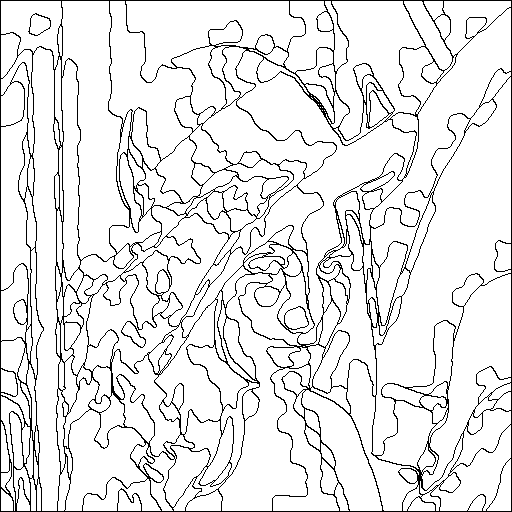
#> input picture tests/assets/lenna_clean.png, 512 x 512 px
$ python cli.py ../../tests/assets/lenna_clean.png out.png
#> lines starting #> are read from the running program, lines starting #| are printed output that depends on the picture
### src/strokemap/generator.py
import os

import cv2
import numpy as np
from PIL import Image, ImageDraw, ImageFont
from skimage.segmentation import slic
from sklearn.cluster import KMeans


class PaintByNumbersGenerator:
    def __init__(
        self,
        difficulty="medium",
        outline_color=(180, 185, 200),
        number_color=(100, 105, 115),
        clean_outline_color=(0, 0, 0),
    ):
        self.difficulty = difficulty.lower()
        self.outline_color = outline_color
        self.number_color = number_color
        self.clean_outline_color = clean_outline_color

        # Difficulty parameters
        if self.difficulty == "easy":
            self.n_segments_base = 800
            self.slic_compactness = 5.0
            self.slic_sigma = 3.0
            self.min_area_fraction = 0.0005
        elif self.difficulty == "hard":
            self.n_segments_base = 4000
            self.slic_compactness = 10.0
            self.slic_sigma = 1.0
            self.min_area_fraction = 0.00005
        else:  # medium
            self.n_segments_base = 2000
            self.slic_compactness = 8.0
            self.slic_sigma = 2.0
            self.min_area_fraction = 0.0002

    def load_image(self, image_path):
        """Loads image, handles transparency, and returns RGB numpy array."""
#> called with image_path = '../../tests/assets/lenna_clean.png'
        # Read with cv2 (BGR)
        img = cv2.imread(image_path, cv2.IMREAD_UNCHANGED)
#> img is the input picture: shape (512, 512, 3); 90.9% white; black in thin lines or dots
        if img is None:
            raise FileNotFoundError(f"Could not load image from {image_path}")

        # Convert BGR/BGRA to RGB
        if len(img.shape) == 3 and img.shape[2] == 4:
            # BGRA to BGR blending with white background
            alpha = img[:, :, 3:] / 255.0
            img = (img[:, :, :3] * alpha + 255.0 * (1.0 - alpha)).astype(np.uint8)
            img = cv2.cvtColor(img, cv2.COLOR_BGR2RGB)
        elif len(img.shape) == 3 and img.shape[2] == 3:
            img = cv2.cvtColor(img, cv2.COLOR_BGR2RGB)
        else:
            # Grayscale to RGB
            img = cv2.cvtColor(img, cv2.COLOR_GRAY2RGB)

        return img

    def preprocess_image(self, img):
        """Applies median filtering to remove noise before segmentation."""
        # Using a small median filter, cv2.medianBlur is very fast
        ksize = 5 if self.difficulty == "easy" else 3
        return cv2.medianBlur(img, ksize)
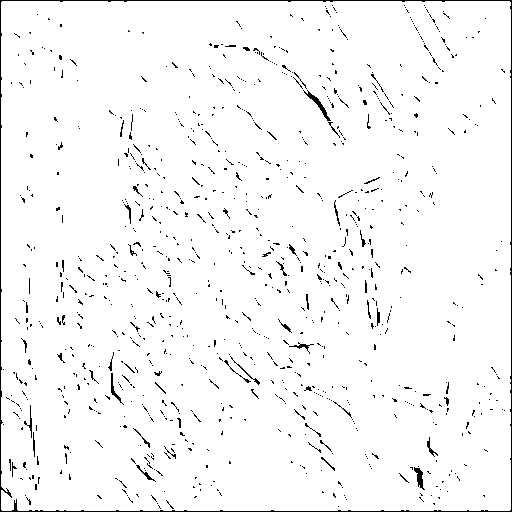
#> returned value: shape (512, 512, 3); 96.9% white; black in thin lines or dots

    def quantize_colors(self, img, n_colors):
        """Segments image using SLIC superpixels and clusters their mean colors."""
#> called with n_colors = 20
        h, w, c = img.shape

        # Calculate number of segments based on image resolution
        scale_factor = (h * w) / 1000000.0
        n_segments = int(self.n_segments_base * max(0.5, scale_factor))

        # 1. SLIC Superpixels
        segments = slic(
            img,
            n_segments=n_segments,
            compactness=self.slic_compactness,
            sigma=self.slic_sigma,
            start_label=0,
        )
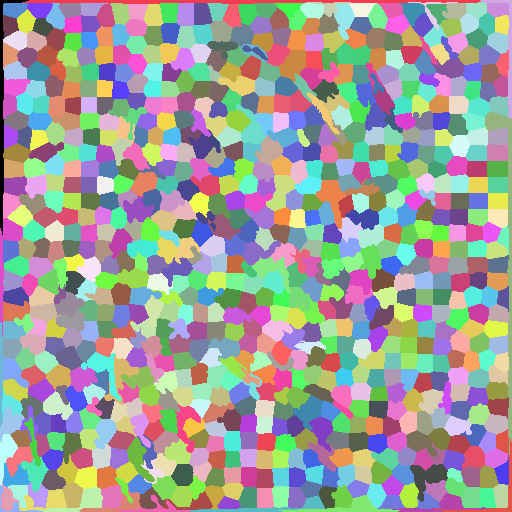
#> segments: shape (512, 512) int64; 845 distinct labels, from 0 to 844; one colour per label, 0 black

        num_segments = np.max(segments) + 1
#> num_segments = 845

        # Convert to LAB space for perceptual operations
        lab_img = cv2.cvtColor(img, cv2.COLOR_RGB2LAB)
#> lab_img: shape (512, 512, 3); mean of channels 0, 1, 2 247.1, 128, 128

        # 2. Compute mean color for each segment
        segment_means = np.zeros((num_segments, 3), dtype=np.float32)

        # Fast mean computation using bincount
        for channel in range(3):
            channel_sums = np.bincount(
                segments.ravel(), weights=lab_img[:, :, channel].ravel(), minlength=num_segments
            )
            pixel_counts = np.bincount(segments.ravel(), minlength=num_segments)
            pixel_counts[pixel_counts == 0] = 1  # Avoid division by zero
            segment_means[:, channel] = channel_sums / pixel_counts
#> after the loop, segment_means = 845 rows, first 8: [176.2, 128, 128], [165.8, 128, 128], [173.3, 128, 128], [234.5, 128, 128], [224.8, 128, 128], [255, 128, 128], [255, 128, 128], [254.2, 128, 128]

        # 3. KMeans clustering on the segment means
        kmeans = KMeans(n_clusters=n_colors, random_state=42, n_init="auto")
        segment_labels = kmeans.fit_predict(segment_means)
#> segment_labels = 845 values, max 19 at index 71, min 0 at index 5, mean 4.33
        centers_lab = kmeans.cluster_centers_

        # 4. Map superpixel labels back to image
        labels_2d = segment_labels[segments]
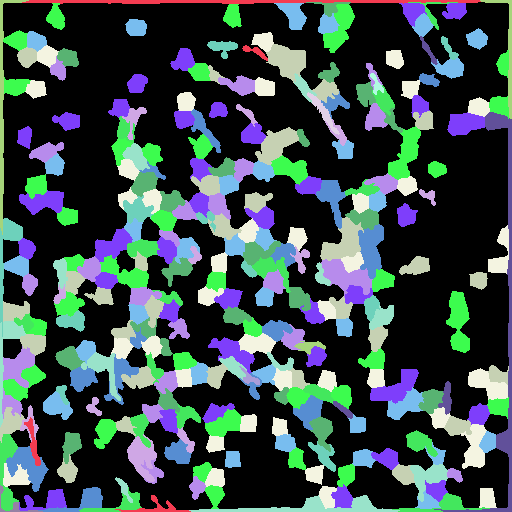
#> labels_2d: shape (512, 512) int32; 20 distinct labels, from 0 to 19; one colour per label, 0 black

        # Build palette
        palette = []
        for i, center in enumerate(centers_lab):
            center_pixel = center.reshape(1, 1, 3).astype(np.uint8)
            rgb_pixel = cv2.cvtColor(center_pixel, cv2.COLOR_LAB2RGB)[0, 0]
            rgb = (int(rgb_pixel[0]), int(rgb_pixel[1]), int(rgb_pixel[2]))
            hex_code = f"#{rgb[0]:02X}{rgb[1]:02X}{rgb[2]:02X}"
            palette.append({"old_index": i, "rgb": rgb, "hex": hex_code})

        # Sort palette by perceived brightness (luminance)
        palette.sort(key=lambda x: 0.299 * x["rgb"][0] + 0.587 * x["rgb"][1] + 0.114 * x["rgb"][2])

        # Create a remapping array for speed
        remap_arr = np.zeros(n_colors, dtype=np.int32)
        for new_idx, item in enumerate(palette):
            remap_arr[item["old_index"]] = new_idx

        labels_2d_sorted = remap_arr[labels_2d]
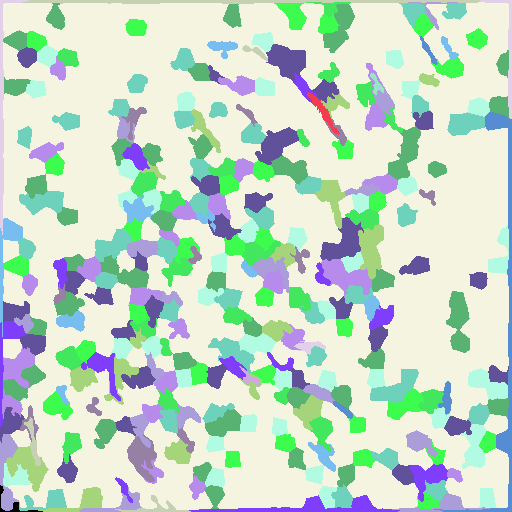
#> labels_2d_sorted: shape (512, 512) int32; 20 distinct labels, from 0 to 19; one colour per label, 0 black

        # Clean palette data structure
        sorted_palette = [{"rgb": item["rgb"], "hex": item["hex"]} for item in palette]

        return labels_2d_sorted, sorted_palette

    def merge_small_regions(self, labels_2d, n_colors, min_area):
        """Iteratively merges components smaller than min_area into their largest neighbors."""
        h, w = labels_2d.shape
        result = labels_2d.copy()

        iteration = 0
        max_iterations = 10

        while iteration < max_iterations:
            changed = False
            small_components = []

            # Find connected components for each color index
            unique_colors = np.unique(result)
            for c in unique_colors:
                mask = (result == c).astype(np.uint8)
                num_labels, labels, stats, centroids = cv2.connectedComponentsWithStats(
                    mask, connectivity=4
                )

                for label_idx in range(1, num_labels):
                    area = stats[label_idx, cv2.CC_STAT_AREA]
                    if area < min_area:
                        comp_mask = labels == label_idx
                        small_components.append({"color": c, "area": area, "mask": comp_mask})

            if not small_components:
                break

            # Sort by area ascending to merge smallest first
            small_components.sort(key=lambda x: x["area"])

            for comp in small_components:
                comp_mask = comp["mask"]
                current_vals = result[comp_mask]
                if len(current_vals) == 0:
                    continue

                val = current_vals[0]
                if not np.all(current_vals == val):
                    # Component has already been modified in this iteration, skip
                    continue

                # Dilate mask to find neighbor pixels
                kernel = cv2.getStructuringElement(cv2.MORPH_RECT, (3, 3))
                dilated = cv2.dilate(comp_mask.astype(np.uint8), kernel)
                border = (dilated == 1) & (~comp_mask)

                neighbor_colors = result[border]
                if len(neighbor_colors) == 0:
                    continue

                # Count frequencies of neighboring colors
                counts = np.bincount(neighbor_colors, minlength=val + 1)
                counts[val] = 0  # Ignore current color to force merge with a neighbor

                if np.max(counts) == 0:
                    continue

                best_neighbor = np.argmax(counts)
                result[comp_mask] = best_neighbor
                changed = True

            if not changed:
                break

            iteration += 1

        # Re-index remaining colors to start from 1 to N without gaps
        unique_remaining = sorted(np.unique(result).tolist())
        label_map = {old_lbl: new_lbl + 1 for new_lbl, old_lbl in enumerate(unique_remaining)}

        final_labels = np.vectorize(label_map.get)(result)

        return final_labels, unique_remaining

    def get_outlines(self, final_labels):
        """Generates 1-pixel boundary edge map."""
        h, w = final_labels.shape
        edges = np.zeros((h, w), dtype=bool)

        # Compare each pixel with its right and bottom neighbors
        edges[:-1, :] |= final_labels[:-1, :] != final_labels[1:, :]
        edges[:, :-1] |= final_labels[:, :-1] != final_labels[:, 1:]

        # Add outer canvas border
        edges[0, :] = True
        edges[-1, :] = True
        edges[:, 0] = True
        edges[:, -1] = True

        return edges

    def generate_templates(self, final_labels, edges, num_colors):
        """Creates the numbered template and the clean outlines template images."""
        h, w = final_labels.shape

        # Determine scaling for drawing (lines, fonts)
        max_dim = max(h, w)
        outline_thickness = max(1, int(max_dim / 1500))
        font_size = max(8, int(max_dim * 0.0055))

        # Build dilated edges for template drawing
        if outline_thickness > 1:
            kernel = cv2.getStructuringElement(
                cv2.MORPH_RECT, (outline_thickness, outline_thickness)
            )
            edges_drawn = cv2.dilate(edges.astype(np.uint8), kernel) > 0
        else:
            edges_drawn = edges

        # 1. Clean outline image (solid black lines on white)
        clean_np = np.ones((h, w, 3), dtype=np.uint8) * 255
        clean_np[edges_drawn] = self.clean_outline_color
        clean_img = Image.fromarray(clean_np)

        # 2. Numbered outline image (gray lines on white)
        numbered_np = np.ones((h, w, 3), dtype=np.uint8) * 255
        numbered_np[edges_drawn] = self.outline_color
        numbered_img = Image.fromarray(numbered_np)

        draw = ImageDraw.Draw(numbered_img)

        # Load clean sans-serif font
        font = None
        font_paths = [
            "/System/Library/Fonts/Supplemental/Arial.ttf",
            "/System/Library/Fonts/Helvetica.ttc",
            "/System/Library/Fonts/SFNS.ttf",
            "/usr/share/fonts/truetype/dejavu/DejaVuSans.ttf",
            "C:\\Windows\\Fonts\\arial.ttf",
        ]
        for path in font_paths:
            if os.path.exists(path):
                try:
                    font = ImageFont.truetype(path, size=font_size)
                    break
                except Exception:
                    pass
        if font is None:
            font = ImageFont.load_default()

        min_dist_to_draw = font_size * 0.45

        # Place numbers using distance transform on connected components
        for v in range(1, num_colors + 1):
            mask = (final_labels == v).astype(np.uint8)
            num_labels, labels, stats, centroids = cv2.connectedComponentsWithStats(
                mask, connectivity=8
            )

            for i in range(1, num_labels):
                comp_mask = (labels == i).astype(np.uint8)

                # Compute distance transform of component mask
                dist_transform = cv2.distanceTransform(comp_mask, cv2.DIST_L2, 5)
                _, max_val, _, max_loc = cv2.minMaxLoc(dist_transform)

                # Only write number if it fits nicely inside the region
                if max_val >= min_dist_to_draw:
                    cx, cy = max_loc
                    text_str = str(v)

                    # Center the text
                    bbox = draw.textbbox((0, 0), text_str, font=font)
                    text_w = bbox[2] - bbox[0]
                    text_h = bbox[3] - bbox[1]

                    text_x = cx - text_w / 2
                    text_y = cy - text_h / 2

                    draw.text((text_x, text_y), text_str, fill=self.number_color, font=font)

        return numbered_img, clean_img

    def process(self, image_path, n_colors):
        """Runs the entire pipeline on the input image and returns output images and palette."""
        # 1. Load & preprocess
        img = self.load_image(image_path)
        smoothed = self.preprocess_image(img)

        # 2. Quantize
        labels_2d, sorted_palette = self.quantize_colors(smoothed, n_colors)
#> sorted_palette = 20 items

        # Smooth the initial labels to create curvy, organic boundaries
        h, w = labels_2d.shape
        k_size = max(5, int(max(h, w) * 0.005))
        if k_size % 2 == 0:
            k_size += 1
        labels_2d = cv2.medianBlur(labels_2d.astype(np.uint8), k_size).astype(np.int32)
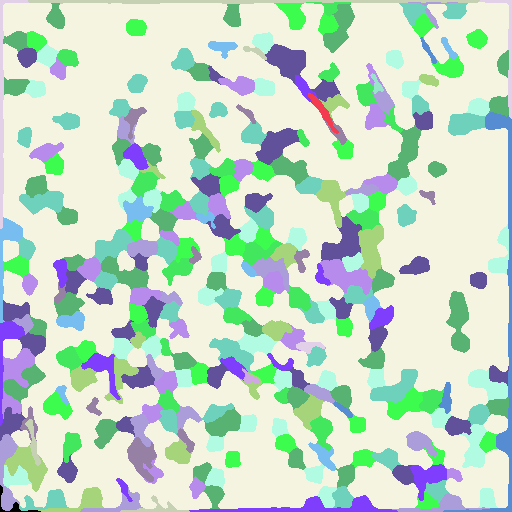
#> labels_2d: shape (512, 512) int32; 20 distinct labels, from 0 to 19; one colour per label, 0 black

        # 3. Merge small regions
        min_area = int(h * w * self.min_area_fraction)
        final_labels, unique_remaining = self.merge_small_regions(labels_2d, n_colors, min_area)
#> (the rest of the program and of its run is left out)
